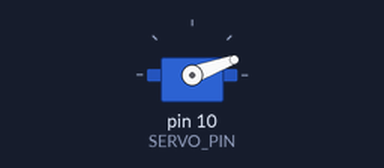
Simulated run of this sketch. Board: Arduino Uno, built with avr-gcc and run on an emulated ATmega328P. Parts: servo. The audio player accepts every command and is not drawn; what the sketch prints to the serial monitor is not drawn.

Above: at 0.75 s.
Timing chart, 0 to 5.3 s (numbered marks = the images above):
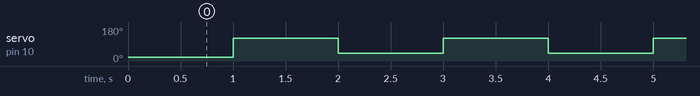

Measured:
- by itself, servo on pin 10 (SERVO_PIN): alternates 120° for 1.0 s and 40° for 1.0 s

The sketch:

code_arduino_MG996R.ino
```cpp
#include <SoftwareSerial.h>
#include "DFRobotDFPlayerMini.h"
#include <Servo.h>

// --- CẤU HÌNH CÁC CHÂN KẾT NỐI (PINS) ---
#define SERVO_PIN 10
#define DFPLAYER_RX 4  // Chân 4 Arduino nối với TX của DFPlayer
#define DFPLAYER_TX 5  // Chân 5 Arduino nối với RX của DFPlayer

SoftwareSerial dfSerial(DFPLAYER_RX, DFPLAYER_TX);
DFRobotDFPlayerMini myDFPlayer;
Servo myServo;

// Biến điều khiển xoay Servo liên tục
unsigned long lastServoAction = 0;
const unsigned long servoInterval = 1000; // Xoay servo mỗi 1.0 giây để test tải liên tục
bool isLidOpen = false;

void setup() {
  Serial.begin(9600);
  Serial.println("=== KHOI DONG STRESS-TEST SERVO & LOA ===");

  // 1. Khởi tạo Servo
  myServo.attach(SERVO_PIN);
  myServo.write(20); // Góc đóng ban đầu
  Serial.println("1. Servo da attach va ghi goc 20 do.");

  // 2. Khởi tạo DFPlayer
  dfSerial.begin(9600);

  Serial.println("2. Dang ket noi voi DFPlayer...");
  if (!myDFPlayer.begin(dfSerial)) {
    Serial.println("❌ Khong ket noi duoc DFPlayer (Kiem tra nguon/the nho/RX-TX).");
  } else {
    Serial.println("✅ DFPlayer ket noi thanh cong!");
    myDFPlayer.volume(18); // Âm lượng an toàn (15-20) cho loa 3 Ohm 8W
    delay(100);            // Chờ một chút để lệnh volume được thực thi ổn định
    myDFPlayer.loop(1);    // Phát nhạc lặp lại liên tục bài số 1
    Serial.println("3. Nhac bat dau phat.");
  }

  Serial.println("🚀 Bat dau chay vong lap loop() - Servo se quay lien tuc!");
}

void loop() {
  // LƯU Ý: Đã bỏ hoàn toàn các hàm check thư viện DFPlayer trong loop để tránh bị nghẽn (blocking).
  // Vòng lặp loop lúc này chạy cực kỳ nhẹ và tập trung hoàn toàn vào việc quét Servo.

  if (millis() - lastServoAction >= servoInterval) {
    if (isLidOpen) {
      Serial.println("🤖 [SERVO] -> DONG NAP (40 do)");
      myServo.write(40);
      isLidOpen = false;
    } else {
      Serial.println("🤖 [SERVO] -> MO NAP (120 do)");
      myServo.write(120);
      isLidOpen = true;
    }
    lastServoAction = millis();
  }
}
```
